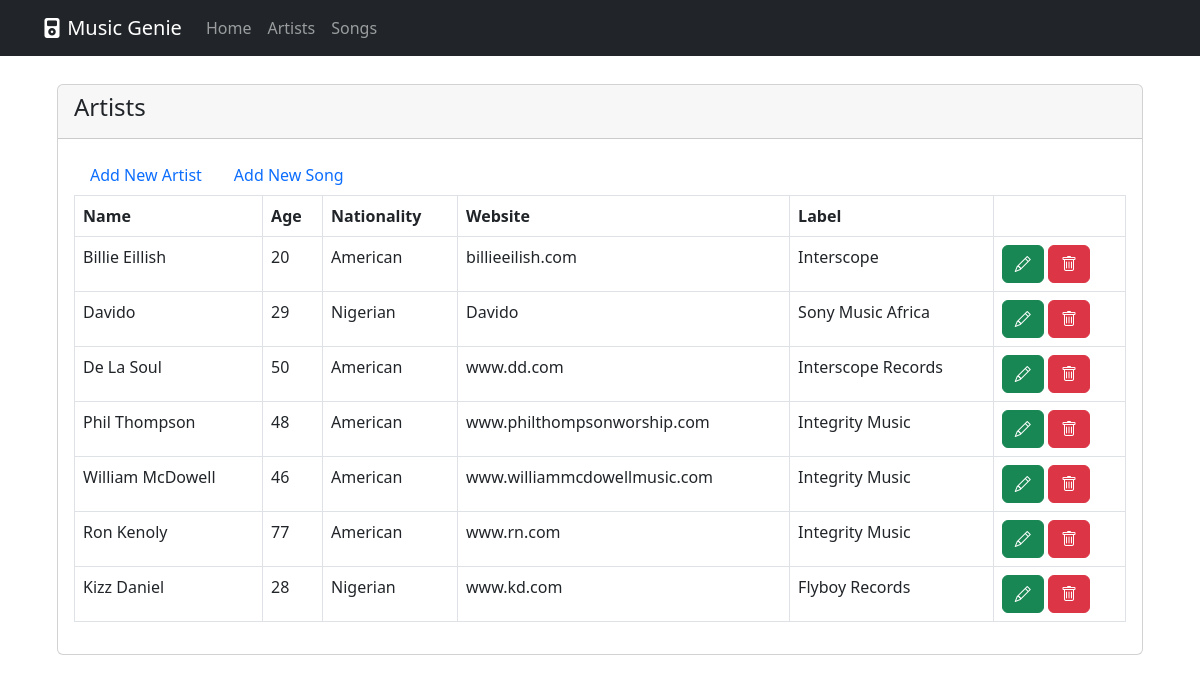
/artists, run on the app's committed database.
### music_app/models.py (models this page shows, shortened)
class Artist(models.Model):
    id = models.AutoField(primary_key=True)
    name = models.CharField('',max_length=100, null=False)
    age = models.IntegerField('',null=True)
    nationality = models.CharField('',max_length=200)
    website = models.CharField('',max_length=100)
    label = models.CharField('',max_length=200)
    image = models.ImageField('',upload_to='images/', null=True)
    class Meta:
        verbose_name = 'Artist'
        verbose_name_plural = 'Artists'

### music_app/views.py (the view)
# urls.py: path('artists', ArtistListView.as_view(), name='artists'),
class ArtistListView(ListView):
    model = Artist
    context_object_name = 'artists'
    template_name = 'list_artists.html'

### templates/list_artists.html (shortened to what this page needs)
{% extends '_base.html' %}
{% block content %}
<div class="card">
    <div class="card-header card-header-secondary">
        <h4 class="card-title">Artists</h4>
    </div>
    <div class="card-body">
        <ul class="nav nav-pills">
            <li class="nav-item">
                <a class="nav-link" aria-current="page" href="{% url 'add_artist' %}"> Add New Artist</a>
            </li>
            <li class="nav-item">
                <a class="nav-link" href="{% url 'add_song' %}">Add New Song</a>
            </li>
        </ul>
        <div>
            {% if artists %}
            <table class="table table-bordered striped table-hover">
                <thead>
                    <tr>
                        <th scope="col">Name</th>
                        <th scope="col">Age</th>
                        <th scope="col">Nationality</th>
                        <th scope="col">Website</th>
                        <th scope="col">Label</th>
                        <th scope="col"></th>
                    </tr>
                </thead>
                <tbody>
                    {% for artist in artists %}
                    <tr>
                        <td>{{artist.name}}</td>
                        <td>{{artist.age}}</td>
                        <td>{{artist.nationality}}</td>
                        <td>{{artist.website}}</td>
                        <td>{{artist.label}}</td>
                        <td>
                            <a href="artist-details/{{artist.id}}" class="btn btn btn-success" type="button"><i
                                    class="bi bi-pencil"></i></a>
                            <a href="artist-delete/{{artist.id}}" class="btn btn btn-danger" data-bs-toggle="modal"
                                data-bs-target="#exampleModal" type="button"><i class="bi bi-trash"></i></a>
                        </td>
                    </tr>
                    {% endfor %}
                </tbody>
            </table>
            {% else %}
                No artist data found in database
            {% endif %}
        </div>
    </div>
</div>
{% endblock content %}

### data on the page
Artist: name "Billie Eillish", age "20", nationality "American", website "billieeilish.com", label "Interscope"
Artist: name "Davido", age "29", nationality "Nigerian", website "Davido", label "Sony Music Africa"
Artist: name "De La Soul", age "50", nationality "American", website "www.dd.com", label "Interscope Records"
Artist: name "Phil Thompson", age "48", nationality "American", website "www.philthompsonworship.com", label "Integrity Music"
Artist: name "William McDowell", age "46", nationality "American", website "www.williammcdowellmusic.com", label "Integrity Music"
Artist: name "Ron Kenoly", age "77", nationality "American", website "www.rn.com", label "Integrity Music"
Artist: name "Kizz Daniel", age "28", nationality "Nigerian", website "www.kd.com", label "Flyboy Records"
